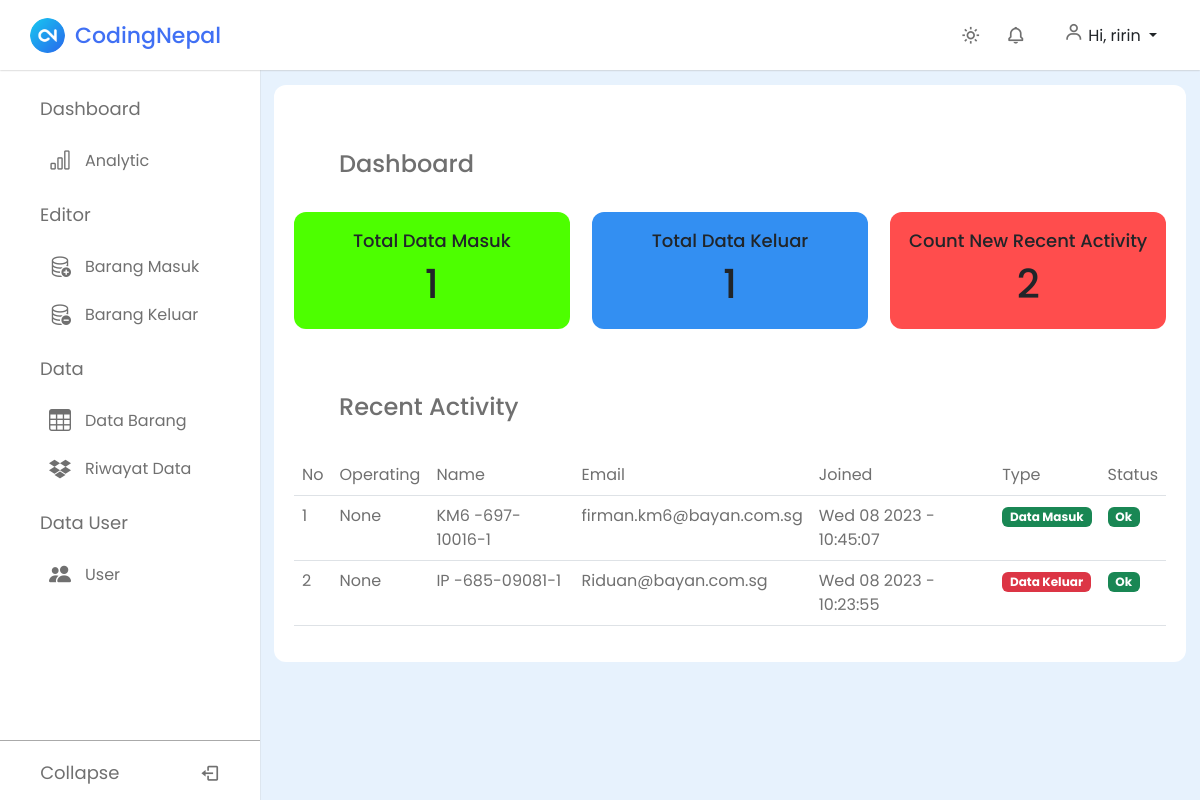
Before: /dashboard/ (signed in) with the older database file.
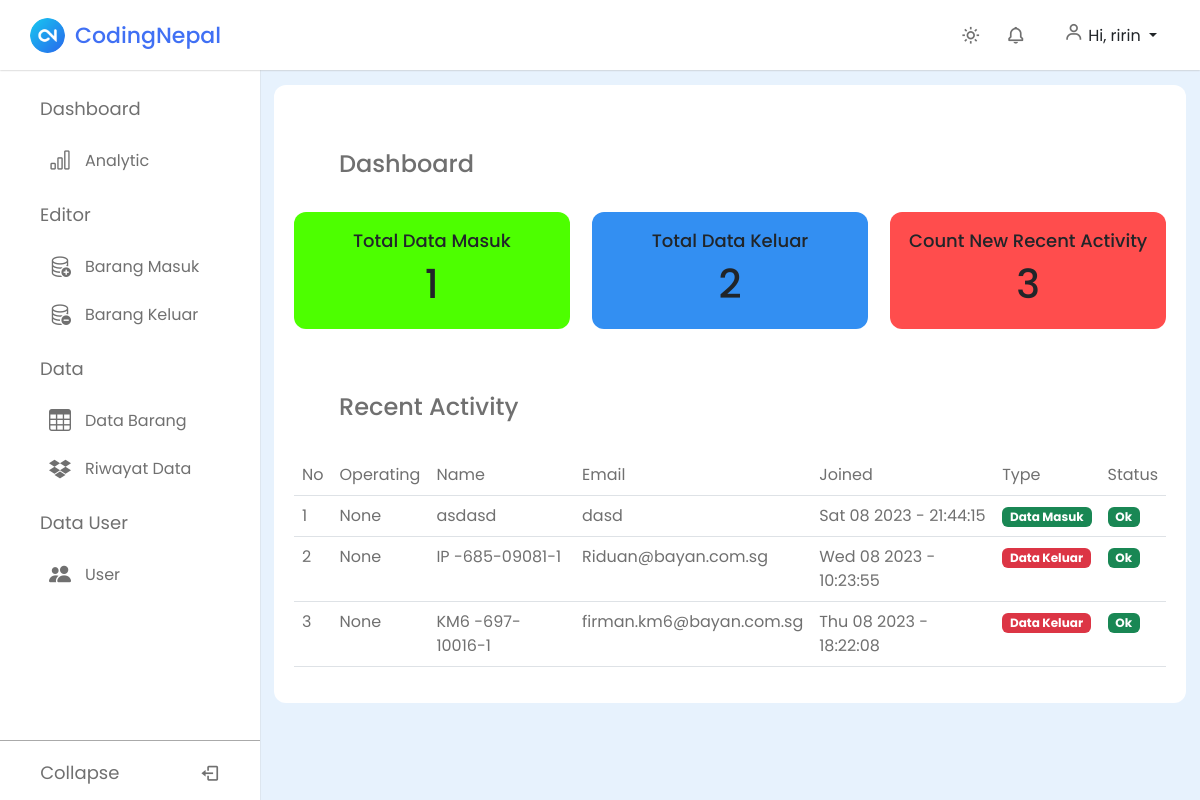
After: the same page with the newer database file.
### gudang/models.py (models this page shows, shortened)
class BarangMasuk(models.Model):
    nama = models.ForeignKey(
        User, on_delete=models.CASCADE, blank=True, null=True)
    date = models.CharField(max_length=100)
    device = models.TextField(max_length=100)
    user = models.TextField(max_length=100)
    email = models.TextField(max_length=100)
    pc = models.TextField(max_length=100)
    os = models.TextField(max_length=100)
    cpu = models.TextField(max_length=100)
    vga = models.TextField(max_length=100)
    ram = models.TextField(max_length=100)
    model = models.TextField(max_length=100)
    serialnumber = models.TextField(max_length=100)
    description = models.TextField(max_length=100)
    kategori = models.ForeignKey(Kategori, on_delete=models.CASCADE)
    class Meta:
        verbose_name_plural = "barang masuk"

class BarangKeluar(models.Model):
    nama = models.ForeignKey(
        User, on_delete=models.CASCADE, blank=True, null=True)
    date_keluar = models.CharField(max_length=100, blank=True, null=True)
    date_masuk = models.CharField(max_length=100, blank=True, null=True)
    device = models.TextField(max_length=100)
    user = models.TextField(max_length=100)
    email = models.TextField(max_length=100)
    pc = models.TextField(max_length=100)
    os = models.TextField(max_length=100)
    cpu = models.TextField(max_length=100)
    vga = models.TextField(max_length=100)
    ram = models.TextField(max_length=100)
    model = models.TextField(max_length=100)
    serialnumber = models.TextField(max_length=100)
    description = models.TextField(max_length=100)
    kategori = models.ForeignKey(Kategori, on_delete=models.CASCADE)
    class Meta:
        verbose_name_plural = "barang keluar"

### gudang/views.py (the view)
# urls.py: path("", analitic, name="analitic"),
@login_required
def analitic(request):
    template_name = "analitic.html"
    if request.user.groups.filter(name="Operator").exists():
        request.session['is_operator'] = 'operator'
    total_data_masuk = BarangMasuk.objects.count()
    total_data_keluar = BarangKeluar.objects.count()
    recent_activity_masuk = BarangMasuk.objects.order_by('-date')[:5]
    recent_activity_keluar = BarangKeluar.objects.order_by('-date_keluar')[:5]
    recent_activity = []
    for activity in recent_activity_masuk:
        recent_activity.append({
            'nama': activity.nama,
            'device': activity.device,  # 'device' adalah nama field di model 'BarangMasuk
            'name': activity.user,
            'email': activity.email,
            'joined': activity.date,
            'type': 'Data Masuk',
            'status': 'Ok'  # Anda dapat mengganti ini sesuai dengan kebutuhan
        })
    for activity in recent_activity_keluar:
        recent_activity.append({
            'nama': activity.nama,
            'device': activity.device,  # 'device' adalah nama field di model 'BarangKeluar
            'name': activity.user,
            'email': activity.email,
            'joined': activity.date_keluar,
            'type': 'Data Keluar',
            'status': 'Ok'  # Anda dapat mengganti ini sesuai dengan kebutuhan
        })
    context = {
        'total_data_masuk': total_data_masuk,
        'total_data_keluar': total_data_keluar,
        'count_new_recent_activity': len(recent_activity),
        'recent_activity': recent_activity,
    }
    return render(request, template_name, context)

### templates/analitic.html (shortened to what this page needs)
{% extends "base.html" %}
{% block content %}
<div class="dash-content">
    <div class="overview">
        <div class="title ">
            <i class="uil uil-tachometer-fast-alt"></i>
            <span class="text">Dashboard</span>
        </div>
        <div class="boxes">
            <div class="box box1">
                <span class="text">Total Data Masuk</span>
                <span class="number">{{ total_data_masuk }}</span>
            </div>
            <div class="box box2">
                <span class="text">Total Data Keluar</span>
                <span class="number">{{ total_data_keluar }}</span>
            </div>
            <div class="box box3">
                <span class="text">Count New Recent Activity</span>
                <span class="number">{{ count_new_recent_activity }}</span>
            </div>
        </div>
    </div>
    <div class="activity">
        <div class="title">
            <i class="uil uil-clock-three"></i>
            <span class="text">Recent Activity</span>
        </div>
        <div class="table">
            <table class="table">
                <thead>
                  <tr>
                    <td>No</td>
                    <td>Operating</td>
                    <td>Name</td>
                    <td>Email</td>
                    <td>Joined</td>
                    <td>Type</td>
                    <td>Status</td>
                  </tr>
                </thead>
                <tbody>
                    {% for activity in recent_activity %}
                    <tr>
                        <td>{{ forloop.counter }}</td>
                        <td>{{ activity.nama }}</td>
                        <td>{{ activity.device }}</td>
                        <td>{{ activity.email }}</td>
                        <td>{{ activity.joined }}</td>
                        {%if activity.type == 'Data Masuk'%}
                        <td ><span class="badge bg-success">{{ activity.type }}</span></td>
                        {% else %}
                        <td ><span class="badge bg-danger">{{ activity.type }}</span></td>
                        {% endif %}
                        <td><span class="badge bg-success">{{ activity.status }}</span></td>
                    </tr>
                    {% endfor %}
                </tbody>
            </table>
        </div>
    </div>
</div>
{% endblock %}

Changed rows visible on the page:
removed BarangMasuk: device "KM6 -697-10016-1", email "firman.km6@bayan.com.sg", joined "Wed 08 2023 - 10:45:07"
added BarangMasuk: device "asdasd", email "dasd", joined "Sat 08 2023 - 21:44:15"
added BarangKeluar: device "KM6 -697-10016-1", email "firman.km6@bayan.com.sg", joined "Thu 08 2023 - 18:22:08"
Other visible differences:
{{ total_data_keluar }}: "1" → "2"
{{ count_new_recent_activity }}: "2" → "3"
new list line: "1 None Data Masuk Ok"
new list line: "3 None Data Keluar Ok"
list line gone: "1 None Data Masuk Ok"
